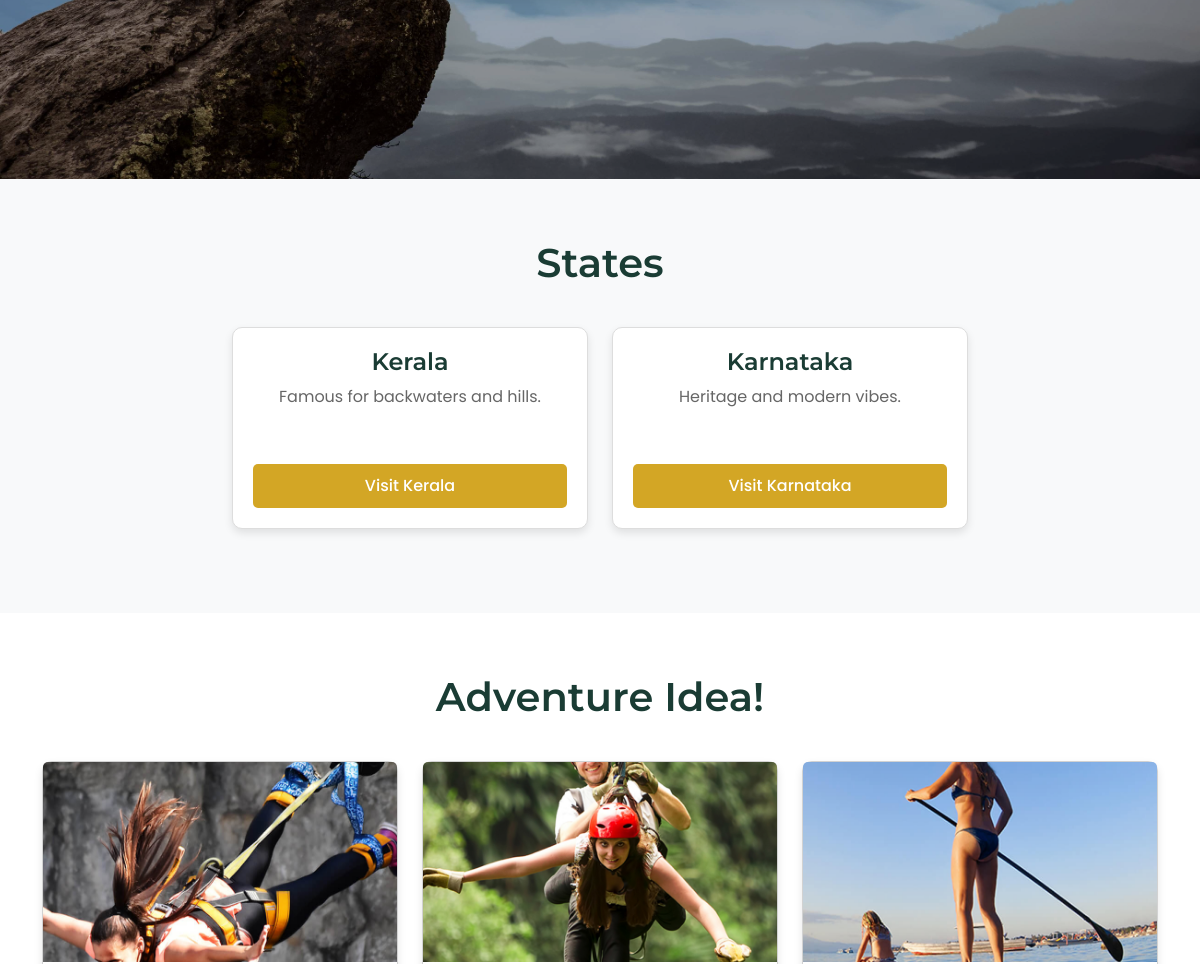
The app's page / (middle part), older data.
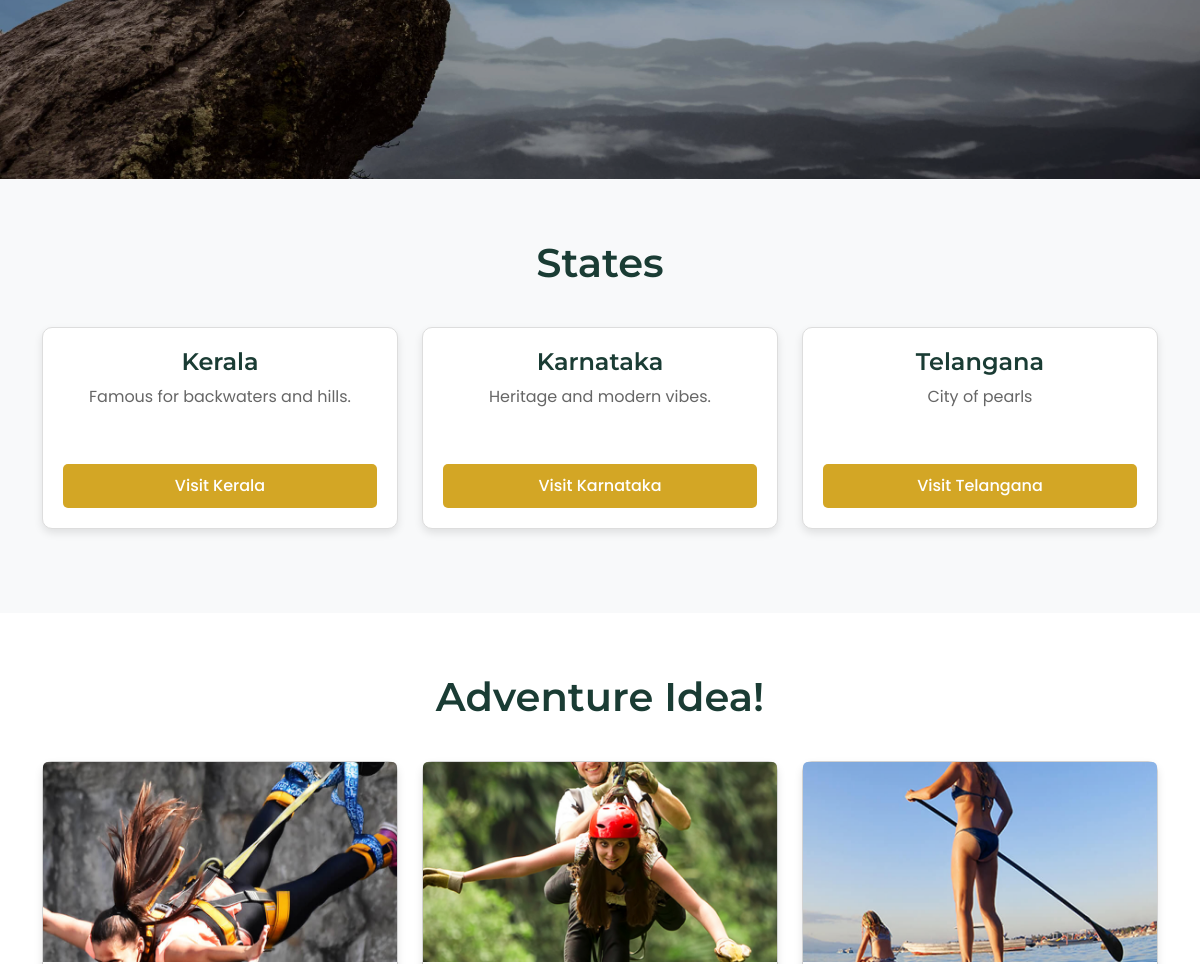
The same page, newer data.
### core/models.py (models this page shows, shortened)
class State(models.Model):
    name = models.CharField(max_length=100)
    description = models.TextField(blank=True, help_text="A general overview of the state.")
    history = models.TextField(blank=True, help_text="Historical background of the state.")
    culture = models.TextField(blank=True, help_text="Cultural highlights, traditions, and festivals.")
    climate = models.TextField(blank=True, help_text="Climate information, including average temperatures and weather patterns.")
    best_time_to_visit = models.CharField(max_length=100, blank=True, help_text="Best months or seasons to visit the state.")
    favorites = models.ManyToManyField(User, related_name='favorite_states', blank=True)  # Add this field

### core/views.py (the view)
# urls.py: path('', views.home, name='home'),
def home(request):
    states = State.objects.all()
    return render(request, 'core/index.html', {'states': states})

### core/templates/core/index.html (shortened to what this page needs)
{% load static %}
<!DOCTYPE html>
<html lang="en">
<head>
  <link href="https://cdn.jsdelivr.net/npm/bootstrap@5.3.0/dist/css/bootstrap.min.css" rel="stylesheet">
  <link rel="stylesheet" href="{% static 'core/css/styles.css' %}">
</head>
<body>
<section class="home" id="home">
  <div class="hero-box">
  </div>
</section>
<section class="states" id="states">
  <div class="container">
    <h2 class="heading text-center">States</h2>
    <div class="row justify-content-center">
      {% for state in states %}
        <div class="col-md-4 col-sm-6 mb-4">
          <div class="card state-card h-100">
            <div class="card-body text-center">
              <h5 class="card-title">{{ state.name }}</h5>
              <p class="card-text">{{ state.description|default:'No description available' }}</p>
              <a href="{% url 'state_detail' state.name|slugify %}" class="btn">Visit {{ state.name }}</a>
            </div>
          </div>
        </div>
      {% empty %}
        <p class="text-center">No states available.</p>
      {% endfor %}
    </div>
  </div>
</section>
<section class="category" id="category">
  <div class="container">
    <h1 class="heading text-center">Adventure Idea!</h1>
    <div class="row justify-content-center">
      <div class="col-md-4 col-sm-6 mb-4">
        <div class="card adventure-card h-100">
          <img src="{% static 'core/images/category-1.jpg' %}" class="card-img-top" alt="Bungee Jump">
        </div>
      </div>
      <div class="col-md-4 col-sm-6 mb-4">
        <div class="card adventure-card h-100">
          <img src="{% static 'core/images/category-2.jpg' %}" class="card-img-top" alt="Zip Lines">
        </div>
      </div>
      <div class="col-md-4 col-sm-6 mb-4">
        <div class="card adventure-card h-100">
          <img src="{% static 'core/images/category-3.jpg' %}" class="card-img-top" alt="Canoeing">
        </div>
      </div>
    </div>
  </div>
</section>
</body>
</html>

Row changes from the older to the newer data that the page shows:
added State: name "Telangana", description "City of pearls"
